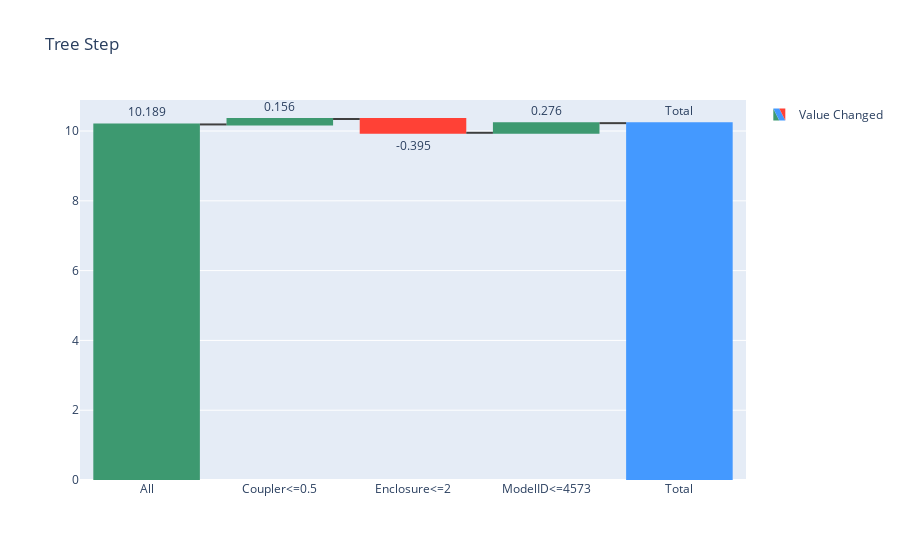

Write notebook code for a chart like this one.
### Markdown cell above
!pip install waterfallcharts
    !pip install treeinterpreter

### Code cell
import plotly.graph_objects as go

fig = go.Figure(go.Waterfall(
    name = "Value Changed", orientation = "v",
    measure = ["relative", "relative", "relative", "relative", "total"],
    x = ['All', 'Coupler<=0.5', 'Enclosure<=2', 'ModelID<=4573', 'Total'],
    textposition = "outside",
    text = ['10.189','0.156','-0.395','0.276', "Total"],
    y = [10.189,0.156,-0.395,0.276, 0],
    connector = {"line":{"color":"rgb(63, 63, 63)"}},
))

fig.update_layout(
        title = "Tree Step",
        showlegend = True
)

fig.show()

### Figure 1 — Plotly figure (JSON) as saved in the notebook; plotly's stock layout.template omitted (floating-point values rounded to 4 significant figures)
{"data": [{"connector": {"line": {"color": "rgb(63, 63, 63)"}}, "measure": ["relative", "relative", "relative", "relative", "total"], "name": "Value Changed", "orientation": "v", "text": ["10.189", "0.156", "-0.395", "0.276", "Total"], "textposition": "outside", "type": "waterfall", "x": ["All", "Coupler<=0.5", "Enclosure<=2", "ModelID<=4573", "Total"], "y": [10.19, 0.156, -0.395, 0.276, 0]}], "layout": {"showlegend": true, "title": {"text": "Tree Step"}}}
